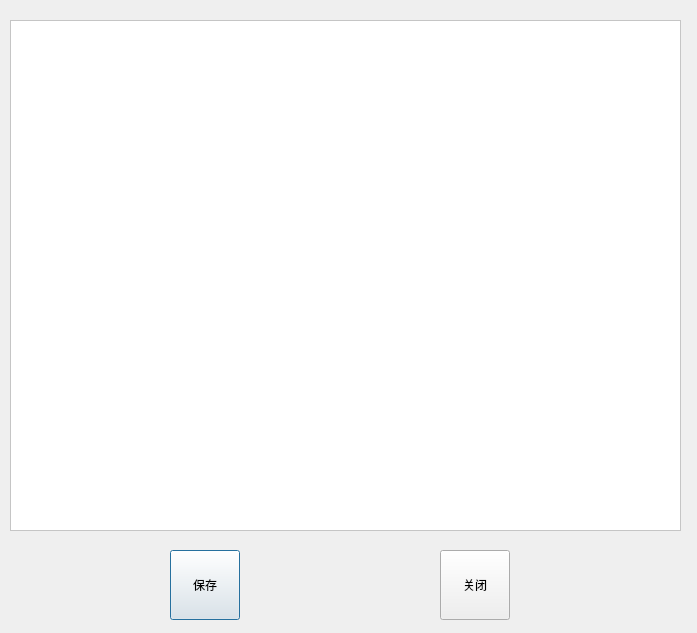
<?xml version="1.0" encoding="UTF-8"?>
<ui version="4.0">
 <class>MixDataRangeSetDialog</class>
 <widget class="QDialog" name="MixDataRangeSetDialog">
  <property name="geometry">
   <rect>
    <x>0</x>
    <y>0</y>
    <width>697</width>
    <height>633</height>
   </rect>
  </property>
  <property name="windowTitle">
   <string>Dialog</string>
  </property>
  <widget class="QTableView" name="range_tableView">
   <property name="geometry">
    <rect>
     <x>10</x>
     <y>20</y>
     <width>671</width>
     <height>511</height>
    </rect>
   </property>
   <property name="styleSheet">
    <string notr="true">background-color: rgb(255, 255, 255);</string>
   </property>
  </widget>
  <widget class="QPushButton" name="save_pushButton">
   <property name="geometry">
    <rect>
     <x>170</x>
     <y>550</y>
     <width>70</width>
     <height>70</height>
    </rect>
   </property>
   <property name="text">
    <string>保存</string>
   </property>
  </widget>
  <widget class="QPushButton" name="close_pushButton">
   <property name="geometry">
    <rect>
     <x>440</x>
     <y>550</y>
     <width>70</width>
     <height>70</height>
    </rect>
   </property>
   <property name="styleSheet">
    <string notr="true"/>
   </property>
   <property name="text">
    <string>关闭</string>
   </property>
  </widget>
 </widget>
 <resources/>
 <connections/>
</ui>
